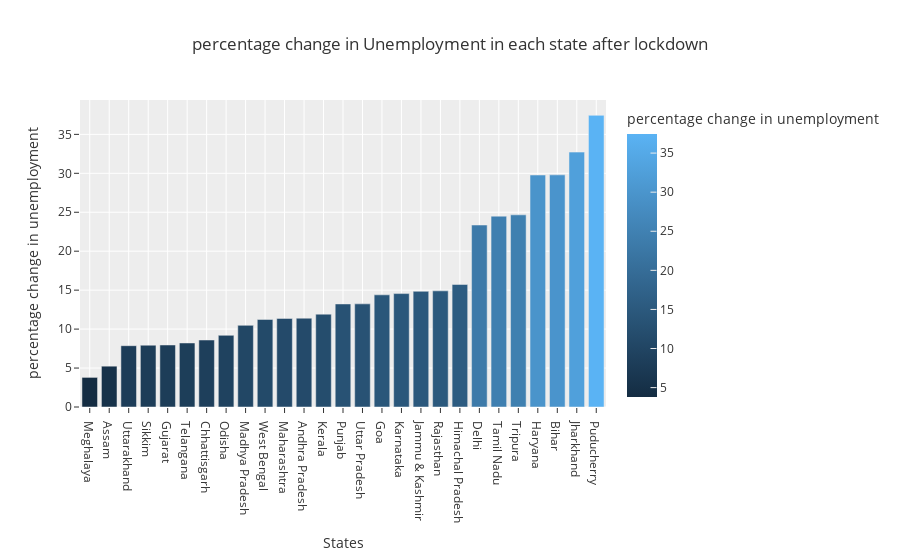

Notebook code cell kept with this figure:
### Code cell
# percentage change in unemployment after lockdown

fig = px.bar(plot_per, x='States',y='percentage change in unemployment',color='percentage change in unemployment',
            title='percentage change in Unemployment in each state after lockdown',template='ggplot2')
fig.show()

### Figure 1 — Plotly figure (JSON) as saved in the notebook; plotly's stock layout.template omitted (floating-point values rounded to 4 significant figures)
{"data": [{"alignmentgroup": "True", "hovertemplate": "States=%{x}<br>percentage change in unemployment=%{marker.color}<extra></extra>", "legendgroup": "", "marker": {"color": [3.8, 5.24, 7.87, 7.93, 7.96, 8.22, 8.6, 9.2, 10.48, 11.24, 11.37, 11.4, 11.92, 13.23, 13.24, 14.4, 14.56, 14.85, 14.91, 15.73, 23.36, 24.5, 24.67, 29.78, 29.8, 32.72, 37.44], "coloraxis": "coloraxis", "pattern": {"shape": ""}}, "name": "", "offsetgroup": "", "orientation": "v", "showlegend": false, "textposition": "auto", "type": "bar", "x": ["Meghalaya", "Assam", "Uttarakhand", "Sikkim", "Gujarat", "Telangana", "Chhattisgarh", "Odisha", "Madhya Pradesh", "West Bengal", "Maharashtra", "Andhra Pradesh", "Kerala", "Punjab", "Uttar Pradesh", "Goa", "Karnataka", "Jammu & Kashmir", "Rajasthan", "Himachal Pradesh", "Delhi", "Tamil Nadu", "Tripura", "Haryana", "Bihar", "Jharkhand", "Puducherry"], "xaxis": "x", "y": [3.8, 5.24, 7.87, 7.93, 7.96, 8.22, 8.6, 9.2, 10.48, 11.24, 11.37, 11.4, 11.92, 13.23, 13.24, 14.4, 14.56, 14.85, 14.91, 15.73, 23.36, 24.5, 24.67, 29.78, 29.8, 32.72, 37.44], "yaxis": "y"}], "layout": {"barmode": "relative", "coloraxis": {"colorbar": {"title": {"text": "percentage change in unemployment"}}, "colorscale": [[0, "rgb(20,44,66)"], [1, "rgb(90,179,244)"]]}, "legend": {"tracegroupgap": 0}, "title": {"text": "percentage change in Unemployment in each state after lockdown"}, "xaxis": {"anchor": "y", "domain": [0, 1], "title": {"text": "States"}}, "yaxis": {"anchor": "x", "domain": [0, 1], "title": {"text": "percentage change in unemployment"}}}}
